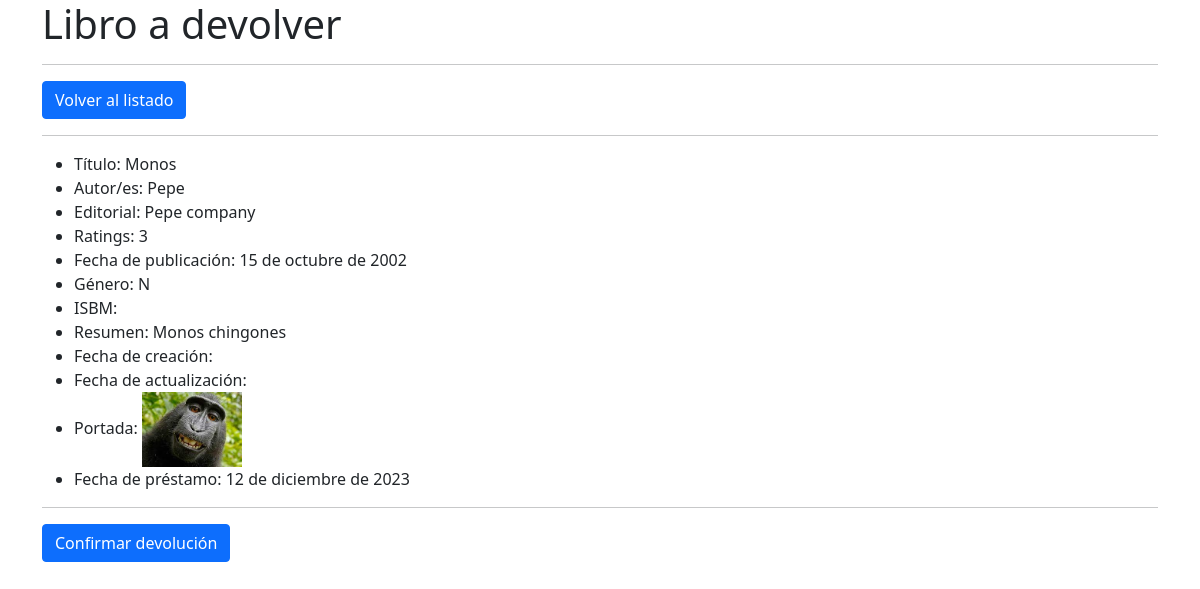
Page /mislibros/return/6/ on the committed database.
### biblioteca/models.py (models this page shows, shortened)
class Prestamo(models.Model):
    libro = models.ForeignKey(Libro, on_delete=models.CASCADE)
    fecha_prestamo = models.DateField()
    fecha_devolucion = models.DateField(null=True, blank=True)
    usuario = models.ForeignKey(Usuario, on_delete=models.CASCADE)
    ESTADO = (
        ('P', 'Prestado'),
        ('D', 'Devuelto'),
    )
    estado = models.CharField(max_length=1, choices=ESTADO, default="P")

class Libro(models.Model):
    titulo = models.CharField(max_length=100)
    autores = models.ManyToManyField(Autor)
    editorial = models.ForeignKey(Editorial, on_delete=models.CASCADE)
    rating = models.PositiveIntegerField(validators=[MaxValueValidator(5)])
    fecha_publicacion = models.DateField()
    GENEROS = (
        ('N', 'Novela'),
        ('C', 'Cuento'),
        ('P', 'Poesía'),
        ('T', 'Teatro'),
        ('O', 'Otros'),
    )
    genero = models.CharField(max_length=1, choices=GENEROS)
    isbn = models.IntegerField(max_length=13)
    resumen = models.TextField()
    portada = models.ImageField(upload_to='portadas/', null=True, blank=True) #Necesita Pillow
    DISPONIBILIDAD = (
        ('D', 'Disponible'),
        ('P', 'Prestado'),
        ('E', 'En proceso de prestamo'),
    )
    disponibilidad = models.CharField(max_length=1, choices=DISPONIBILIDAD)
    created_at = models.DateTimeField(auto_now_add=True)
    updated_at = models.DateTimeField(auto_now=True)

class Autor(models.Model):
    nombre = models.CharField(max_length=100)
    biografia = models.TextField()
    foto = models.ImageField(upload_to='autores/', null=True, blank=True) #Necesita Pillow

class Editorial(models.Model):
    nombre = models.CharField(max_length=100)
    direccion = models.TextField(max_length=200)
    sitio_web = models.URLField()
    def __str__(self):
        return self.nombre

### biblioteca/views.py (the view, shortened to what this page needs)
# urls.py: path('mislibros/return/<int:pk>/', ReturnBookView.as_view(), name='return_book'),
class ReturnBookView(View):
    def get(self, request, pk):
        prestamo = Prestamo.objects.get(id=pk)
        return render(request, 'biblioteca/return_book.html', {'prestamo': prestamo})

### biblioteca/templates/biblioteca/return_book.html (shortened to what this page needs)
<!DOCTYPE html>
<html lang="es">
    <head>
        <link rel="stylesheet" href="https://stackpath.bootstrapcdn.com/bootstrap/5.0.0-alpha1/css/bootstrap.min.css">
    </head>
    <body>
        <div class="container">
            <div class="row">
                <div class="col">
                    <h1>Libro a devolver</h1>
                    <hr>
                    <a href="{% url 'mislibros_list' %}" class="btn btn-primary">Volver al listado</a>
                    <hr>
                    <ul>
                        <li>Título: {{ prestamo.libro.titulo }}</li>
                        <li>Autor/es:
                            {% for autor in prestamo.libro.autores.all %}
                                {{ autor.nombre }}{% if not forloop.last %}, {% endif %}
                            {% endfor %}
                        </li>
                        <li>Editorial: {{ prestamo.libro.editorial }}</li>
                        <li>Ratings: {{ prestamo.libro.rating }}</li>
                        <li>Fecha de publicación: {{ prestamo.libro.fecha_publicacion }}</li>
                        <li>Género: {{ prestamo.libro.genero }}</li>
                        <li>ISBM: {{ prestamo.libro.isbm }}</li>
                        <li>Resumen: {{ prestamo.libro.resumen }}</li>
                        <li>Fecha de creación: {{ prestamo.libro.created_date }}</li>
                        <li>Fecha de actualización: {{ prestamo.libro.updated_date }}</li>
                        {% if prestamo.libro.portada %}
                            <li>Portada: <img src="{{ prestamo.libro.portada.url }}" alt="Portada de {{ prestamo.libro.titulo }}" width="100px"></li>
                        {% else %}
                            <li>Portada: No hay portada</li>
                        {% endif %}
                        <li>Fecha de préstamo: {{ prestamo.fecha_prestamo }}</li>
                    </ul>
                    <hr>
                    <form action="{% url 'return_book' prestamo.id %}" method="POST">
                        <input type="submit" value="Confirmar devolución" class="btn btn-primary">
                    </form>
                </div>
            </div>
        </div>
    </body>
</html>

### rows in the picture
Prestamo: libro.titulo "Monos", libro.editorial "Pepe company", libro.rating "3", libro.fecha_publicacion "15 de octubre de 2002", libro.genero "N", libro.resumen "Monos chingones", libro.portada (picture), fecha_prestamo "12 de diciembre de 2023"
Autor: nombre "Pepe"
